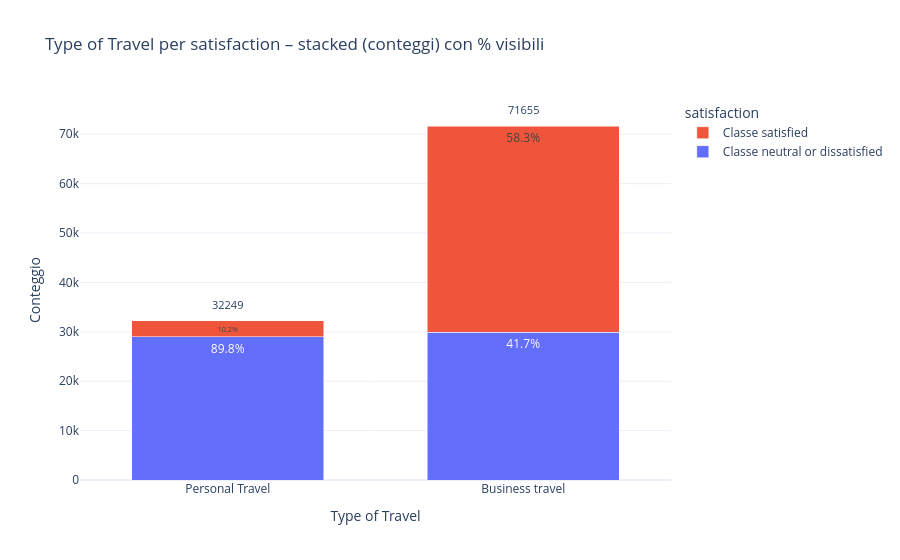

Notebook code for this chart:
### Markdown cell above
### 2.4.4 Type of Travel

### Code cell
fig = make_feature_by_target_figure(raw_data_train, feature="Type of Travel", target="satisfaction")
fig.show()

### Figure 1 — Plotly figure (JSON) as saved in the notebook; plotly's stock layout.template omitted (floating-point values rounded to 4 significant figures)
{"data": [{"customdata": [[29910.0, 41.74], [28970.0, 89.83]], "hovertemplate": "Type of Travel=%{x}<br>satisfaction=neutral or dissatisfied<br>Conteggio=%{customdata[0]}<br>Percentuale=%{customdata[1]:.2f}%<extra></extra>", "name": "Classe neutral or dissatisfied", "textposition": "inside", "texttemplate": "%{customdata[1]:.1f}%", "type": "bar", "x": ["Business travel", "Personal Travel"], "y": [29909, 28970]}, {"customdata": [[41750.0, 58.26], [3279.0, 10.17]], "hovertemplate": "Type of Travel=%{x}<br>satisfaction=satisfied<br>Conteggio=%{customdata[0]}<br>Percentuale=%{customdata[1]:.2f}%<extra></extra>", "name": "Classe satisfied", "textposition": "inside", "texttemplate": "%{customdata[1]:.1f}%", "type": "bar", "x": ["Business travel", "Personal Travel"], "y": [41746, 3279]}], "layout": {"annotations": [{"font": {"size": 11}, "showarrow": false, "text": "71655", "x": "Business travel", "y": 73090.0, "yanchor": "bottom"}, {"font": {"size": 11}, "showarrow": false, "text": "32249", "x": "Personal Travel", "y": 33680.0, "yanchor": "bottom"}], "bargap": 0.35, "barmode": "stack", "legend": {"title": {"text": "satisfaction"}}, "title": {"text": "Type of Travel per satisfaction – stacked (conteggi) con % visibili"}, "xaxis": {"categoryorder": "category descending", "title": {"text": "Type of Travel"}}, "yaxis": {"title": {"text": "Conteggio"}}}}
